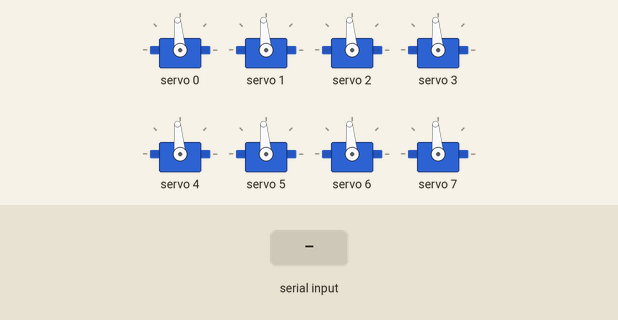
This sketch was run on a simulated Arduino Uno, built with avr-gcc and run on an emulated ATmega328P. On the bench: 8 × servo. The inputs (shaded band) are chosen by the test bench.

Above: at 1.2 s.
1.3 s: "90,45,200\n" received over Serial
At 2.5 s:
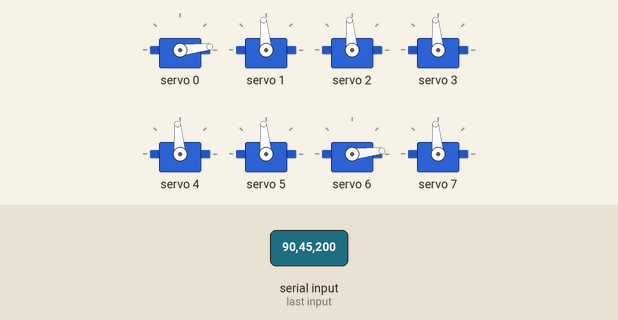
2.8 s: "30,150\n" received over Serial
At 3.7 s:
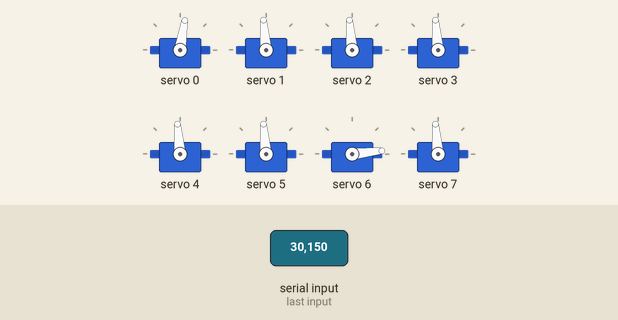
4.3 s: "5\n" received over Serial
At 4.6 s:
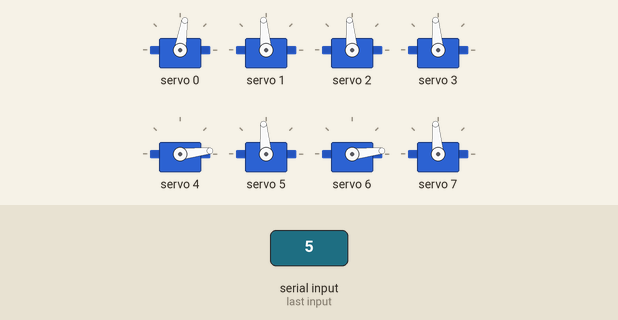
5.8 s: "30,150,10\n" received over Serial
At 6.1 s:
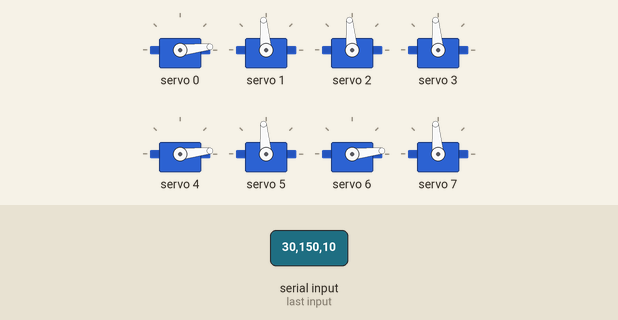
Timing chart, 0 to 8.3 s (numbered marks = the images above; inputs shaded):
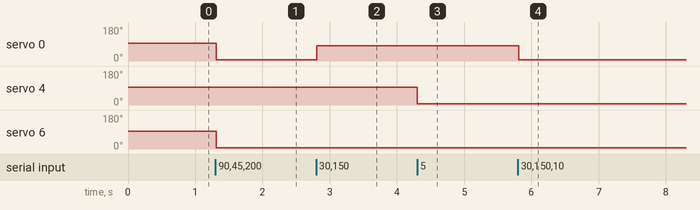

Measured:
- after the input at 1.3 s, servo 0, servo 6: 95° → 6° at once
- after the input at 2.8 s, servo 0: 6° → 81° at once
- after the input at 4.3 s, servo 4: 95° → 6° at once
- after the input at 5.8 s, servo 0: 81° → 6° at once

The sketch:

multi_servo_control_via_serial.ino
```cpp
/***************************************************
  This is uses a Adafruit 16-channel PWM & Servo driver board PCA9685
  drivers use I2C to communicate, 2 pins are required to
  interface.
*/
#include <Wire.h>  // Include the Wire library to communicate with I2C devices
#include <Adafruit_PWMServoDriver.h> // Include the Adafruit PWMServoDriver library to control servos

// Create an Adafruit_PWMServoDriver object called pwm
Adafruit_PWMServoDriver pwm = Adafruit_PWMServoDriver();

#define SERVOMIN  125  // minimum pulse length count (out of 4096)
#define SERVOMAX  600  // maximum pulse length count (out of 4096)
#define SERVOMID  312  // middle pulse length count (out of 4096)
#define SERVO_FREQ 50 // Analog servos run at ~50 Hz updates

// Servo mapping: array index corresponds to the letter code - 65
int servos[8] = {0, 1, 2, 3, 4, 5, 6, 7};

// Setup method that runs once when the program starts
void setup() {
  Serial.begin(9600); // Start serial communication at 9600 bits per second
  pwm.begin(); // Initialize the pwm object
  pwm.setOscillatorFrequency(27000000);
  pwm.setPWMFreq(SERVO_FREQ); // Set the frequency of the pwm signal to 60 Hz

// Set all the servo motors to the middle position initially
  for (int i = 0; i < 8; i++) {
    pwm.setPWM(servos[i], 0, SERVOMID);
  }
}
/*
SERVO LETTER MAPPING
A - wrist
B - thumb
C - pinky
D - ring
E - middle
F - index
G - Tilt
H - pan
*/
void loop() {
  //listen to incoming serial messages
  if (Serial.available()) {
    String input = Serial.readStringUntil('\n'); // expects input like A75,B120,C45 with no spaces
    // Convert all the letters in the input string to uppercase
    input.toUpperCase();
     // Tokenize the input string with a space delimiter
    char * strs = strtok(input.c_str(), ",");
    while (strs) {
      // Map the current token to a position value between the SERVOMIN and SERVOMAX
      int pos = map(atoi(strs + 1), 0, 150, SERVOMIN, SERVOMAX);
      // Update the position of the corresponding servo motor
      pwm.setPWM(servos[strs[0] - 'A'], 0, pos);
      //Serial.println(String() + "Moved servo " + strs[0] + " to position " + atoi(strs + 1));
       // Get the next token
      strs = strtok(NULL, ",");
    }
  }
}
```
